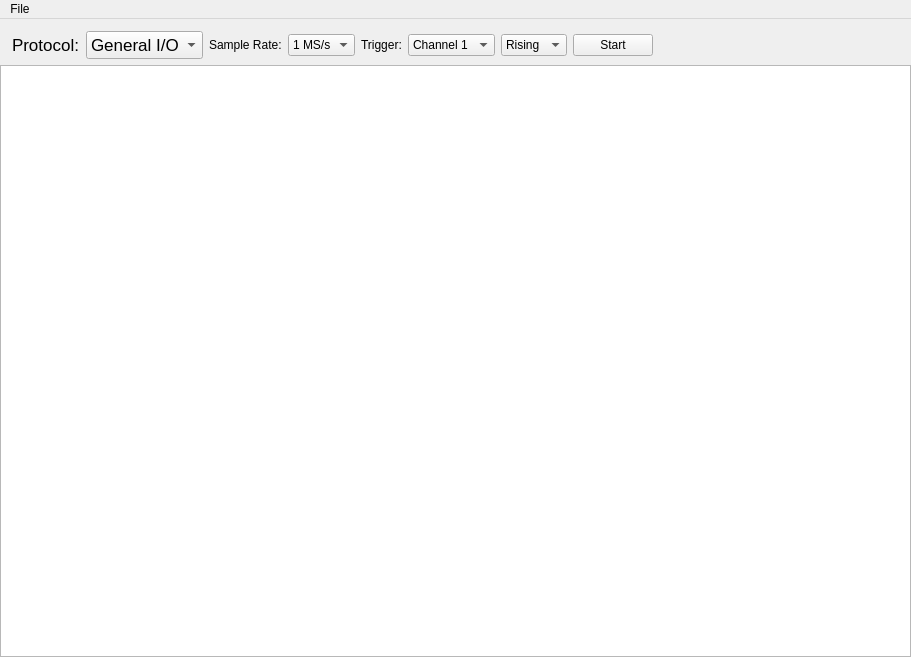
<?xml version="1.0" encoding="UTF-8"?>
<ui version="4.0">
 <class>MainWindow</class>
 <widget class="QMainWindow" name="MainWindow">
  <property name="geometry">
   <rect>
    <x>0</x>
    <y>0</y>
    <width>911</width>
    <height>657</height>
   </rect>
  </property>
  <property name="windowTitle">
   <string>Logician Logic Analyzer</string>
  </property>
  <property name="unifiedTitleAndToolBarOnMac">
   <bool>true</bool>
  </property>
  <widget class="QWidget" name="centralwidget">
   <layout class="QVBoxLayout" name="verticalLayout">
    <property name="margin">
     <number>0</number>
    </property>
    <item>
     <layout class="QHBoxLayout" name="horizontalLayout">
      <property name="leftMargin">
       <number>12</number>
      </property>
      <property name="topMargin">
       <number>12</number>
      </property>
      <item>
       <widget class="QLabel" name="label">
        <property name="sizePolicy">
         <sizepolicy hsizetype="Fixed" vsizetype="Preferred">
          <horstretch>0</horstretch>
          <verstretch>0</verstretch>
         </sizepolicy>
        </property>
        <property name="font">
         <font>
          <pointsize>13</pointsize>
         </font>
        </property>
        <property name="text">
         <string>Protocol:</string>
        </property>
       </widget>
      </item>
      <item>
       <widget class="QComboBox" name="protocolComboBox">
        <property name="sizePolicy">
         <sizepolicy hsizetype="Preferred" vsizetype="Fixed">
          <horstretch>0</horstretch>
          <verstretch>0</verstretch>
         </sizepolicy>
        </property>
        <property name="font">
         <font>
          <pointsize>13</pointsize>
         </font>
        </property>
        <property name="toolTip">
         <string>Select a suitable communication protocol.</string>
        </property>
        <item>
         <property name="text">
          <string>General I/O</string>
         </property>
        </item>
        <item>
         <property name="text">
          <string>I2C</string>
         </property>
        </item>
        <item>
         <property name="text">
          <string>SPI</string>
         </property>
        </item>
        <item>
         <property name="text">
          <string>USART</string>
         </property>
        </item>
       </widget>
      </item>
      <item>
       <widget class="QLabel" name="label_2">
        <property name="text">
         <string>Sample Rate:</string>
        </property>
       </widget>
      </item>
      <item>
       <widget class="QComboBox" name="sampleRateComboBox">
        <property name="font">
         <font>
          <stylestrategy>PreferAntialias</stylestrategy>
         </font>
        </property>
        <item>
         <property name="text">
          <string>1 MS/s</string>
         </property>
        </item>
       </widget>
      </item>
      <item>
       <widget class="QLabel" name="label_3">
        <property name="text">
         <string>Trigger:</string>
        </property>
       </widget>
      </item>
      <item>
       <widget class="QComboBox" name="triggerChannelComboBox">
        <item>
         <property name="text">
          <string>Channel 1</string>
         </property>
        </item>
        <item>
         <property name="text">
          <string>Channel 2</string>
         </property>
        </item>
        <item>
         <property name="text">
          <string>Channel 3</string>
         </property>
        </item>
        <item>
         <property name="text">
          <string>Channel 4</string>
         </property>
        </item>
       </widget>
      </item>
      <item>
       <widget class="QComboBox" name="triggerSlopeComboBox">
        <item>
         <property name="text">
          <string>Rising</string>
         </property>
        </item>
        <item>
         <property name="text">
          <string>Falling</string>
         </property>
        </item>
       </widget>
      </item>
      <item>
       <widget class="QPushButton" name="startButton">
        <property name="text">
         <string>Start</string>
        </property>
       </widget>
      </item>
      <item>
       <spacer name="horizontalSpacer">
        <property name="orientation">
         <enum>Qt::Horizontal</enum>
        </property>
        <property name="sizeHint" stdset="0">
         <size>
          <width>40</width>
          <height>20</height>
         </size>
        </property>
       </spacer>
      </item>
     </layout>
    </item>
    <item>
     <widget class="QGraphicsView" name="graphicsView"/>
    </item>
   </layout>
  </widget>
  <widget class="QMenuBar" name="menubar">
   <property name="geometry">
    <rect>
     <x>0</x>
     <y>0</y>
     <width>911</width>
     <height>22</height>
    </rect>
   </property>
   <widget class="QMenu" name="menuFile">
    <property name="title">
     <string>File</string>
    </property>
    <addaction name="actionSave_to_Spreadsheet"/>
   </widget>
   <addaction name="menuFile"/>
  </widget>
  <action name="actionSave_to_Spreadsheet">
   <property name="text">
    <string>Save to Spreadsheet...</string>
   </property>
  </action>
 </widget>
 <resources/>
 <connections/>
</ui>
